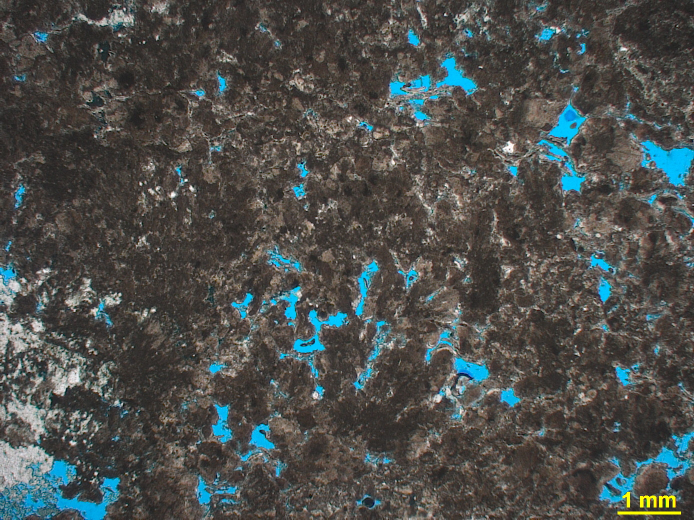
#> input picture codes/Digital_Image_Analysis/Lamina_1.jpg, 1388 x 1040 px (shown at 1/2 size)
$ jupyter execute PoreProportions.ipynb   (older library calls are emulated)
#> lines starting #> are read from the running program, lines starting #| are printed output that depends on the picture; after the words box and inside, x2 and y2 are one past the last pixel; in counts of white or black regions, pixels touching at a corner belong together
[cell 1]
import cv2 as cv
import cv2

import matplotlib.pyplot as plt

import numpy as np

from skimage import filters
from skimage import feature
from scipy.ndimage import distance_transform_edt
from skimage import morphology,segmentation
from skimage import color
from sklearn.cluster import KMeans
from skimage import measure
import scipy.ndimage as ndi

from Sobel import sobel

[cell 2]
#Create lista for all result that will be measured
images1=[]
pores1=[]
calssits=[]
porosities=[]

[cell 3]
img_name = 'Lamina_1.jpg'
img_c = cv2.imread(img_name)
#> img_c is the input picture: shape (1040, 1388, 3); mean B, G, R 76.5, 79.2, 77.4
#convert image to gray scale
img_gray = cv2.cvtColor(img_c, cv2.COLOR_BGR2GRAY)

[cell 4]
#Measure the size of the image
dim=img_c.shape
#> dim = (1040, 1388, 3)
size=dim[0]*dim[1]
#> size = 1443520

[cell 5]
#Using filters to denoise the images
blur = cv.GaussianBlur(img_gray,(1,1),0)
median= cv2.medianBlur(blur,1)
img = filters.median(median, np.ones((1,1)))

[cell 6]
# Histogram gray scale of the images
plt.hist(img_gray.ravel(),256,[0, 256])
plt.title('Histogram grayscale image')
plt.show()
#> figure, not shown here; tallest bar 30844 high, from x = 54 to 55

[cell 7]
#Using threshold with range[100,255] that was extracted from histogram
ret,gaus = cv2.threshold(img_gray,50,225,1)
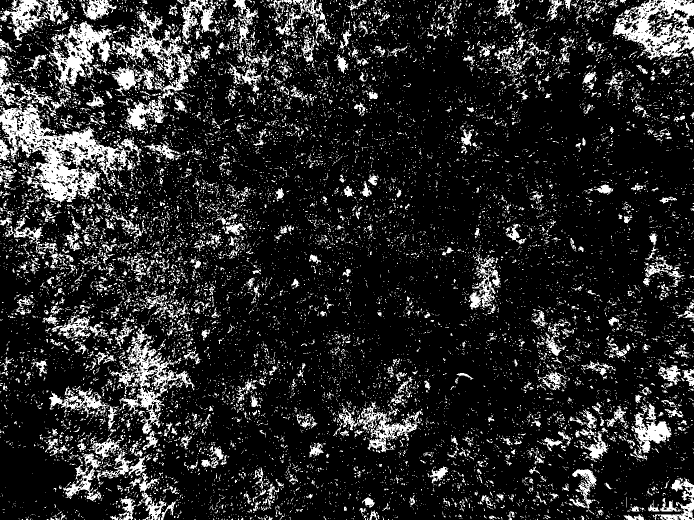
#> gaus: shape (1040, 1388) (shown at 1/2 size); values 0 (black) and 225 (white), 15.7% white; 13879 white regions (12725 under 20 px), largest, box (x1, y1, x2, y2) and area: (0, 203, 284, 407) 18708, (1225, 0, 1388, 120) 9563, (223, 53, 384, 262) 7999

[cell 8]
#Fonding the fact edges location
laplacian_2 = cv2.Laplacian(gaus,cv2.CV_8U,-1)

[cell 9]
#Canny, dilation, and erosion detection using to detects,
#extends, and maintains the edges of the object
edged = cv2.Canny(laplacian_2,40,100)
#> edged: shape (1040, 1388); 16.2% white in thin lines or dots
edged = cv2.dilate(edged, None, iterations=1)
#> edged: shape (1040, 1388); 54.5% white; 7524 black regions (6868 under 20 px), largest, box (x1, y1, x2, y2) and area: (291, 0, 1388, 1040) 482237, (0, 489, 259, 1040) 48498, (379, 119, 552, 268) 5779
edged = cv2.erode(edged, None, iterations=1)
#> edged: shape (1040, 1388); 36.4% white; 2424 white regions (1386 under 20 px), largest, box (x1, y1, x2, y2) and area: (0, 0, 823, 1040) 252389, (1040, 706, 1388, 1013) 21348, (642, 661, 871, 916) 18771

[cell 10]
#calculating Eucliden distance from each pixel to the background
dt = distance_transform_edt(~edged)
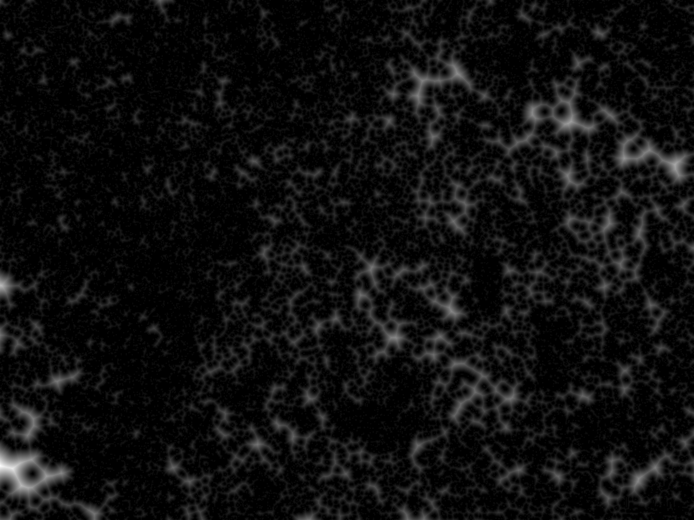
#> dt: shape (1040, 1388) float64 (shown at 1/2 size); min 0, max 42.8, mean 2.6; drawn with min black and max white

[cell 11]
#locate the peaks (peaks are separated by at least min_distance ;
# indices=TRUE : peak coordinates in output)peak_idx
# indices=FALSE : image with peaks in output)local_max
local_max = ndi.maximum_filter(dt, size=5, mode='constant')
#local_max = feature.peak_local_max(dt,exclude_border=False,min_distance=10)

# min_distance can be change to obtaine best observation through range(10,20)
peak_idx = feature.peak_local_max(dt, min_distance=5)
#> peak_idx = 6352 pairs, first value 5 to 1034, second value 5 to 1382

[cell 12]
#Peaks label in the image
markers = measure.label(local_max)

[cell 13]
#Segment and do watershed on the image
labels = segmentation.watershed(-dt, markers)
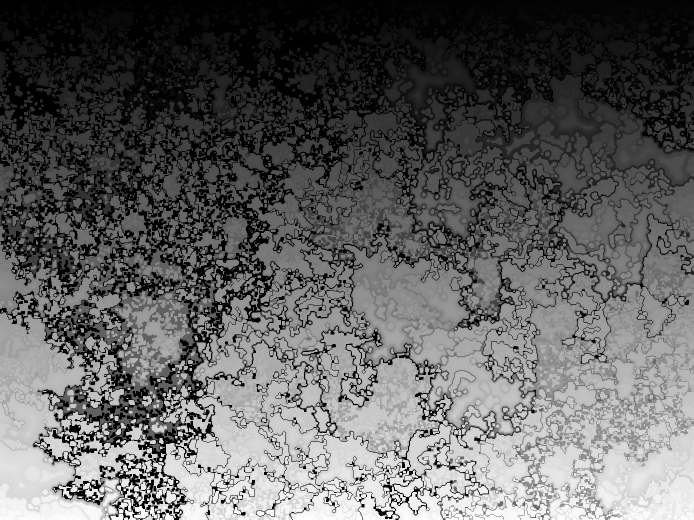
#> labels: shape (1040, 1388) int64 (shown at 1/2 size); min 1, max 12503, mean 4757.4; drawn with min black and max white
seg=(segmentation.mark_boundaries(edged,labels))
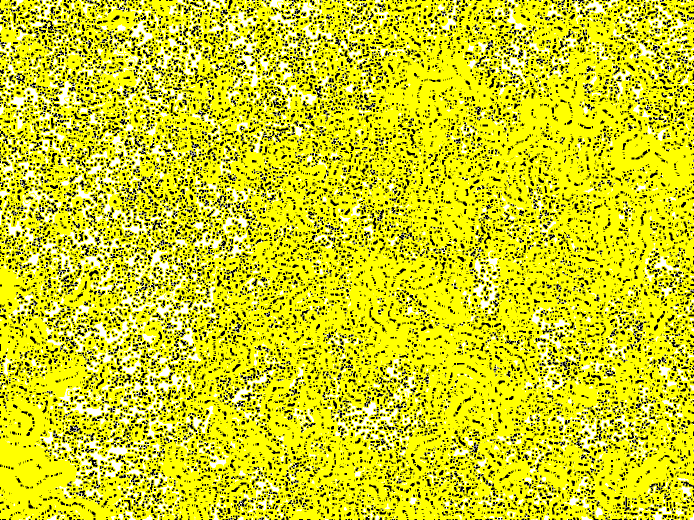
#> seg: shape (1040, 1388, 3) float64 (shown at 1/2 size); mean R, G, B 0.821, 0.821, 0.121
#Split regions with their intensity in the image
regions = measure.regionprops(labels, intensity_image=img)
#> regions = 12503 regions
region_means = [r.mean_intensity for r in regions]
#> region_means = 12503 values, max 225.5 at index 12258, min 10 at index 11867, mean 74.62

[cell 14]
#Choose the number of k_clusters K=3 clusters
# it can be change to obtain best observation through this range (1,4)
n_clusters=3
model = KMeans(n_clusters)

[cell 15]
#Reshape the format of regions
region_means = np.array(region_means).reshape(-1, 1)
model.fit(region_means)

[cell 16]
#Defind specific labels
three_labels = model.predict(region_means)
#> three_labels = 12503 values, max 2 at index 43, min 0 at index 0, mean 0.765

[cell 17]
#Return a copy of the array.
classified_labels = labels.copy()

[cell 18]
#Plott specific labels and colorize it for each images
for three, region in zip(three_labels, regions):
    classified_labels[tuple(region.coords.T)] = three
#> this loop made 12503 passes
#> three on passes 1 to 3: 0, 0, 0
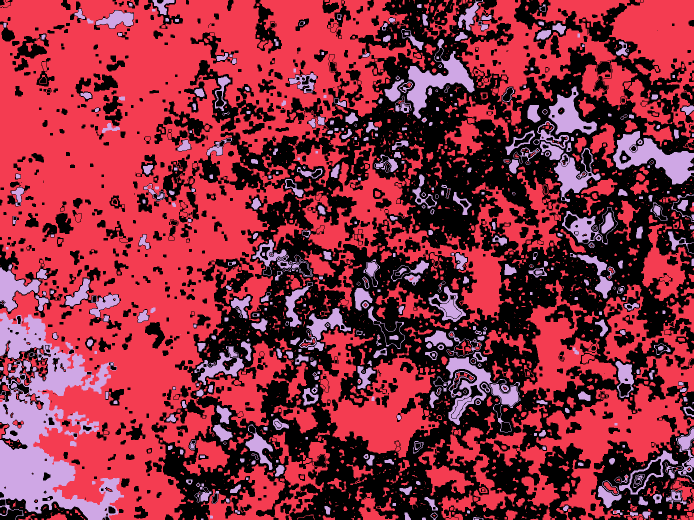
#> classified_labels: shape (1040, 1388) int64 (shown at 1/2 size); 3 distinct labels, from 0 to 2; one colour per label, 0 black
#> `[cell 18] #Plott specific labels and colorize it for each images for t..`:
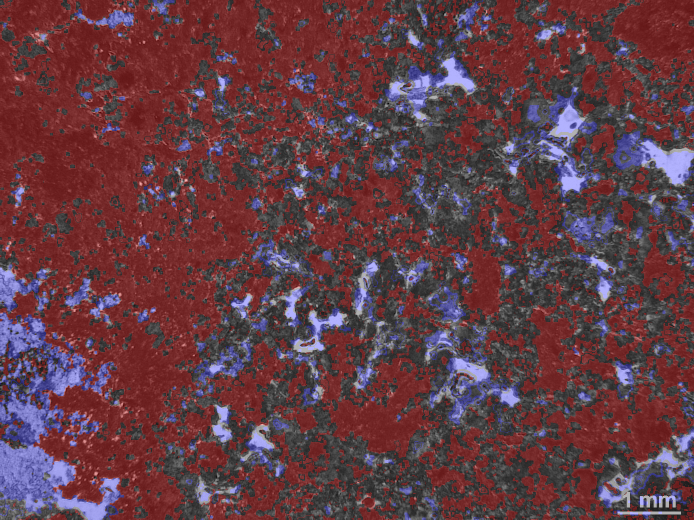
#> shown: shape (1040, 1388, 3) float64 (shown at 1/2 size); mean R, G, B 0.388, 0.24, 0.273
plt.imshow(color.label2rgb(classified_labels,image=img_c))
plt.title('Classified and labels image')
#save the files to output folder with the name "Image_x"
filename = '\\output/image1%s.png'+img_name
# [11 lines of commented-out code are left out]

[cell 19]
# To measure every labels from each image
area =[np.sum(classified_labels==val) for val in range(0,5)]
#> area = [578245, 710748, 154527, 0, 0]
print('Area for each cluster',area)
#| Area for each cluster [578245, 710748, 154527, 0, 0]

ratio1 = 100 * np.sum(classified_labels == 0) / size
#> ratio1 = 40.06
print ('Ratio1 is : ', round(ratio1,1),'%')
#| Ratio1 is :  40.1 %

ratio2 = 100 * np.sum(classified_labels == 1) / size
#> ratio2 = 49.24
print ('Ratio2 is : ', round(ratio2,1),'%')
#| Ratio2 is :  49.2 %

ratio3 = 100 * np.sum(classified_labels == 2) / size
#> ratio3 = 10.7
print ('Ratio3 is : ', round(ratio3,1),'%')
#| Ratio3 is :  10.7 %

[cell 20]
#Defind shape of each image
hight,width = img.shape
#> hight = 1040; width = 1388

[cell 21]
#Using FinContous to measure each object value precisely and input values in the list

# calssit threshold
ret,gaus1 = cv2.threshold(img,100,255,0)
#> gaus1: shape (1040, 1388); 20.2% white; 6313 white regions (5094 under 20 px), largest, box (x1, y1, x2, y2) and area: (0, 879, 241, 1040) 16966, (841, 589, 1064, 862) 15830, (974, 192, 1210, 395) 14592
# Using filters
blur = cv.GaussianBlur(gaus1,(1,1),0)
median1 = cv2.medianBlur(blur,11)
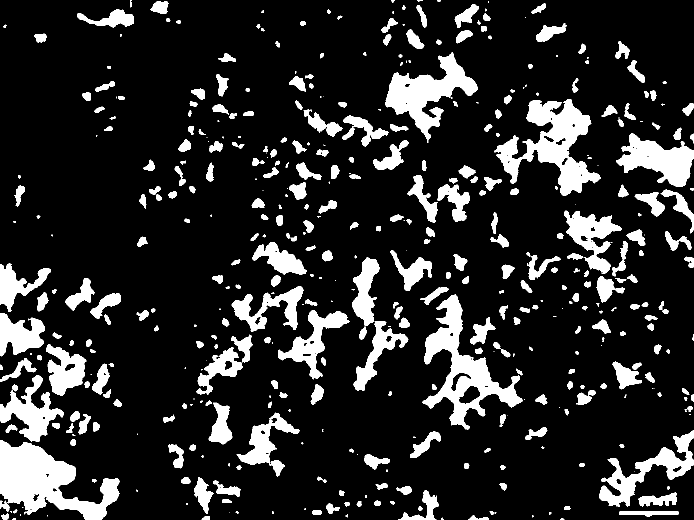
#> median1: shape (1040, 1388) (shown at 1/2 size); 15.6% white; 473 white regions (121 under 20 px)

[cell 22]
#FinContours for calssit
contours1, hierarchy1 = cv2.findContours(median1,cv2.RETR_TREE,cv2.CHAIN_APPROX_SIMPLE)
#> contours1 = 541 contours, 181 with area under 20; largest, box (x1, y1, x2, y2) and area: (0, 880, 239, 1040) 18442, (845, 589, 1045, 859) 16528, (988, 198, 1202, 392) 15952, (770, 105, 956, 286) 11779, (1233, 266, 1388, 374) 8398
width,hight = gaus1.shape
#> width = 1040; hight = 1388

[cell 23]
# extruct each area for calssit and insert #in liste contours
contours = []
Areal = 0
for i in range(1,len(contours1)):
    contours.append(contours1[i])
    a = cv.contourArea(contours1[i])
    Areal += a
#> this loop made 540 passes
#> (a, Areal) on passes 2 to 4: (11.5, 28), (82.5, 110.5), (4, 114.5)
#> after the loop, Areal = 217569; contours = 540 contours, 180 with area under 20; largest, box (x1, y1, x2, y2) and area: (0, 880, 239, 1040) 18442, (845, 589, 1045, 859) 16528, (988, 198, 1202, 392) 15952, (770, 105, 956, 286) 11779, (1233, 266, 1388, 374) 8398
pore=(Areal/size)*100
#> pore = 15.07

[cell 24]
#show clasit measure
e_img = np.full((width,hight), 255,np.uint8)
cv.drawContours(e_img,contours,-1, 0, thickness=5)
#> e_img: shape (1040, 1388); 84.6% white; 371 black regions, largest, box (x1, y1, x2, y2) and area: (0, 747, 242, 1040) 12417, (985, 195, 1205, 395) 9813, (842, 586, 1053, 862) 9295
plt.figure(figsize=(5,5))
plt.imshow(e_img,cmap='gray')
plt.show()
cv2.drawContours(img,contours,-1,(255,255,0),-1)
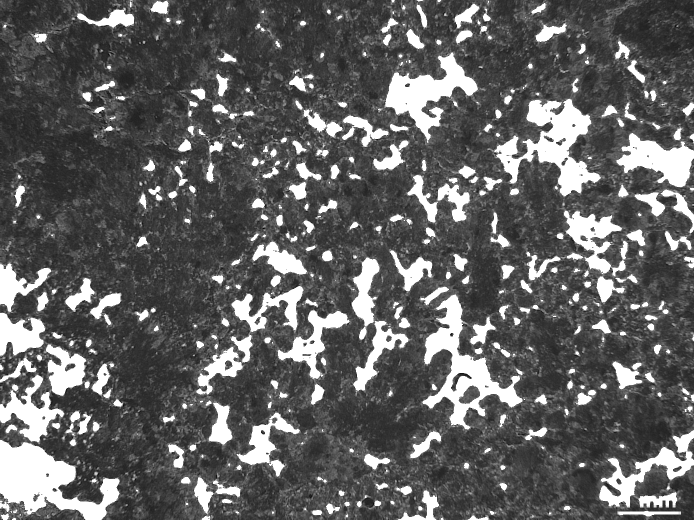
#> img: shape (1040, 1388) (shown at 1/2 size); min 0, max 255, mean 97.9
plt.imshow(img)
plt.colorbar()
# live image display
plt.draw()
# need to add pause command, otherwise it does not work
plt.pause(.01)
# clear the figure to avoid memory issues
plt.clf()

[cell 25]
#grains threshold with range obtained from histogram
ret,gaus2 = cv2.threshold(img,40,255,1)
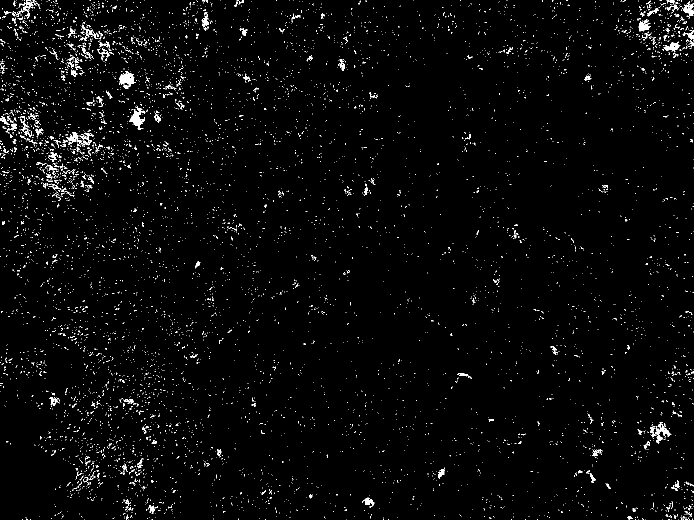
#> gaus2: shape (1040, 1388) (shown at 1/2 size); 2.1% white in thin lines or dots
contours2, hierarchy2 = cv2.findContours(gaus2,cv2.RETR_TREE,cv2.CHAIN_APPROX_SIMPLE)
#> contours2 = 7196 contours, 7113 with area under 20; largest, box (x1, y1, x2, y2) and area: (238, 142, 272, 178) 558, (258, 213, 291, 260) 490, (1310, 844, 1343, 882) 341, (1328, 83, 1361, 104) 279, (1277, 38, 1301, 63) 270
width,hight = gaus2.shape
x = []
Area = 0
for i in range(1,len(contours2)):
    x.append(contours2[i])
    a2 = cv.contourArea(contours2[i])
    Area += a2
#> this loop made 7195 passes
#> (a2, Area) on passes 1 to 3: (0, 0), (0, 0), (0, 0)
#> after the loop, Area = 11433; x = 7195 contours, 7112 with area under 20; largest, box (x1, y1, x2, y2) and area: (238, 142, 272, 178) 558, (258, 213, 291, 260) 490, (1310, 844, 1343, 882) 341, (1328, 83, 1361, 104) 279, (1277, 38, 1301, 63) 270
grains=(Area/size)*100
#> grains = 0.792

[cell 26]
#pores measuring
calssit = 100 - pore
#> calssit = 84.93

pores1.append(pore)

calssits.append(calssit)

[cell 27]
pores1
#> Out = [15.07]

[cell 28]
calssits
#> Out = [84.93]

[cell 29]
grains
#> Out = 0.792

[cell 30]
#Plott all measurements
plt.plot(calssits,'ro',markersize=5,label='calssits ratio')
plt.xlabel("[PV]Time")
plt.ylabel("Calssit ratio")
plt.legend(loc='best')
ax = plt.gca()

plt.plot(pores1,'bs',markersize=5,label='pores ratio')

plt.xlabel("[PV]Time")
plt.ylabel("pores ratio")
plt.legend(loc='best')
ax = plt.gca()
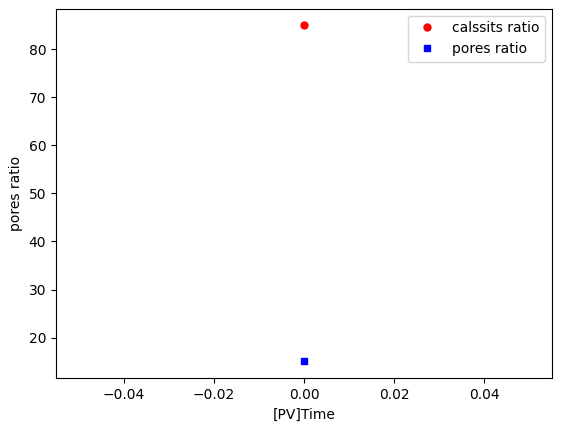
#> figure drawn by matplotlib, 1 panel
